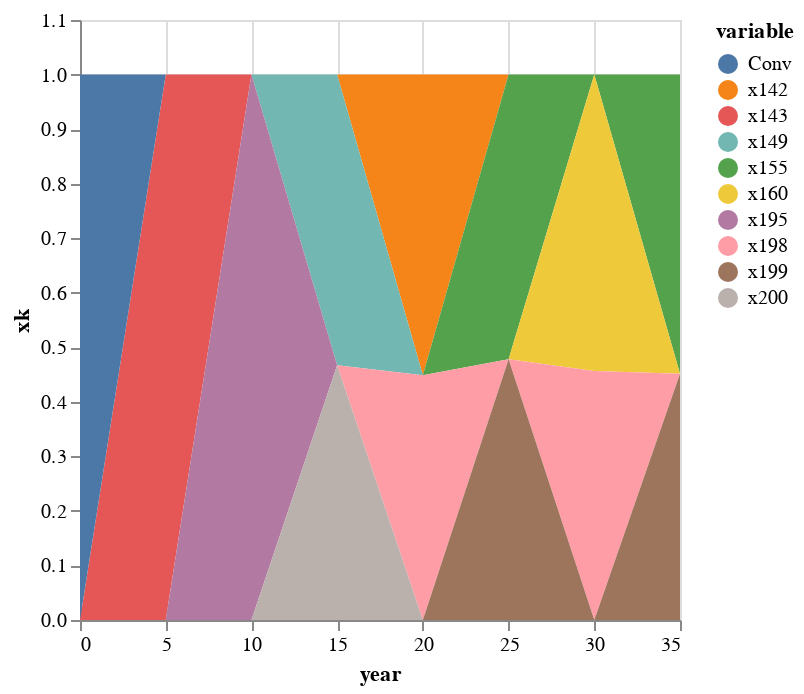

The notebook cell this image was saved under:
### Code cell
comp

### Figure 1 — Vega-Lite specification as saved in the notebook (floating-point values rounded to 4 significant figures)
{"data": {"values": [{"value": 0, "variable": "x142", "year": 5}, {"value": 0, "variable": "x142", "year": 10}, {"value": 0, "variable": "x142", "year": 15}, {"value": 0.5513, "variable": "x142", "year": 20}, {"value": 0, "variable": "x142", "year": 25}, {"value": 0, "variable": "x142", "year": 30}, {"value": 0, "variable": "x142", "year": 35}, {"value": 0, "variable": "x142", "year": 0}, {"value": 1.0, "variable": "x143", "year": 5}, {"value": 0, "variable": "x143", "year": 10}, {"value": 0, "variable": "x143", "year": 15}, {"value": 0, "variable": "x143", "year": 20}, {"value": 0, "variable": "x143", "year": 25}, {"value": 0, "variable": "x143", "year": 30}, {"value": 0, "variable": "x143", "year": 35}, {"value": 0, "variable": "x143", "year": 0}, {"value": 0, "variable": "x149", "year": 5}, {"value": 0, "variable": "x149", "year": 10}, {"value": 0.5331, "variable": "x149", "year": 15}, {"value": 0, "variable": "x149", "year": 20}, {"value": 0, "variable": "x149", "year": 25}, {"value": 0, "variable": "x149", "year": 30}, {"value": 0, "variable": "x149", "year": 35}, {"value": 0, "variable": "x149", "year": 0}, {"value": 0, "variable": "x155", "year": 5}, {"value": 0, "variable": "x155", "year": 10}, {"value": 0, "variable": "x155", "year": 15}, {"value": 0, "variable": "x155", "year": 20}, {"value": 0.5219, "variable": "x155", "year": 25}, {"value": 0, "variable": "x155", "year": 30}, {"value": 0.5484, "variable": "x155", "year": 35}, {"value": 0, "variable": "x155", "year": 0}, {"value": 0, "variable": "x160", "year": 5}, {"value": 0, "variable": "x160", "year": 10}, {"value": 0, "variable": "x160", "year": 15}, {"value": 0, "variable": "x160", "year": 20}, {"value": 0, "variable": "x160", "year": 25}, {"value": 0.5433, "variable": "x160", "year": 30}, {"value": 0, "variable": "x160", "year": 35}, {"value": 0, "variable": "x160", "year": 0}, {"value": 0, "variable": "x195", "year": 5}, {"value": 1, "variable": "x195", "year": 10}, {"value": 0, "variable": "x195", "year": 15}, {"value": 0, "variable": "x195", "year": 20}, {"value": 0, "variable": "x195", "year": 25}, {"value": 0, "variable": "x195", "year": 30}, {"value": 0, "variable": "x195", "year": 35}, {"value": 0, "variable": "x195", "year": 0}, {"value": 0, "variable": "x198", "year": 5}, {"value": 0, "variable": "x198", "year": 10}, {"value": 0, "variable": "x198", "year": 15}, {"value": 0.4487, "variable": "x198", "year": 20}, {"value": 0, "variable": "x198", "year": 25}, {"value": 0.4567, "variable": "x198", "year": 30}, {"value": 0, "variable": "x198", "year": 35}, {"value": 0, "variable": "x198", "year": 0}, {"value": 0, "variable": "x199", "year": 5}, {"value": 0, "variable": "x199", "year": 10}, {"value": 0, "variable": "x199", "year": 15}, {"value": 0, "variable": "x199", "year": 20}, {"value": 0.4781, "variable": "x199", "year": 25}, {"value": 0, "variable": "x199", "year": 30}, {"value": 0.4516, "variable": "x199", "year": 35}, {"value": 0, "variable": "x199", "year": 0}, {"value": 0, "variable": "x200", "year": 5}, {"value": 0, "variable": "x200", "year": 10}, {"value": 0.4669, "variable": "x200", "year": 15}, {"value": 0, "variable": "x200", "year": 20}, {"value": 0, "variable": "x200", "year": 25}, {"value": 0, "variable": "x200", "year": 30}, {"value": 0, "variable": "x200", "year": 35}, {"value": 0, "variable": "x200", "year": 0}, {"value": 0, "variable": "Conv", "year": 5}, {"value": 0, "variable": "Conv", "year": 10}, {"value": 0, "variable": "Conv", "year": 15}, {"value": 0, "variable": "Conv", "year": 20}, {"value": 0, "variable": "Conv", "year": 25}, {"value": 0, "variable": "Conv", "year": 30}, {"value": 0, "variable": "Conv", "year": 35}, {"value": 1, "variable": "Conv", "year": 0}]}, "encoding": {"color": {"field": "variable", "type": "nominal"}, "x": {"field": "year", "type": "quantitative"}, "y": {"field": "value", "stack": "zero", "title": "xk", "type": "quantitative"}}, "legend": "sNames", "mark": "area"}
